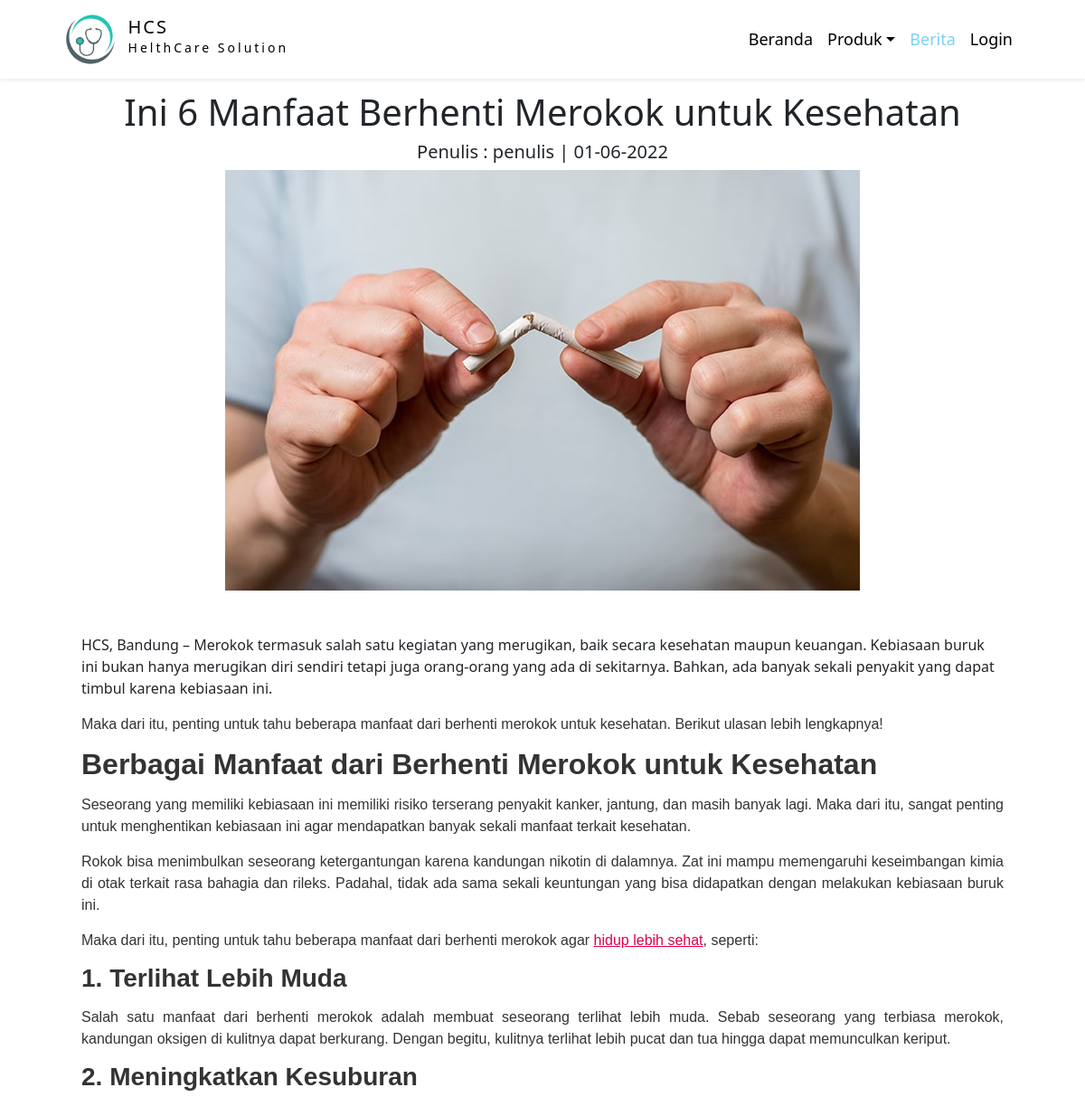
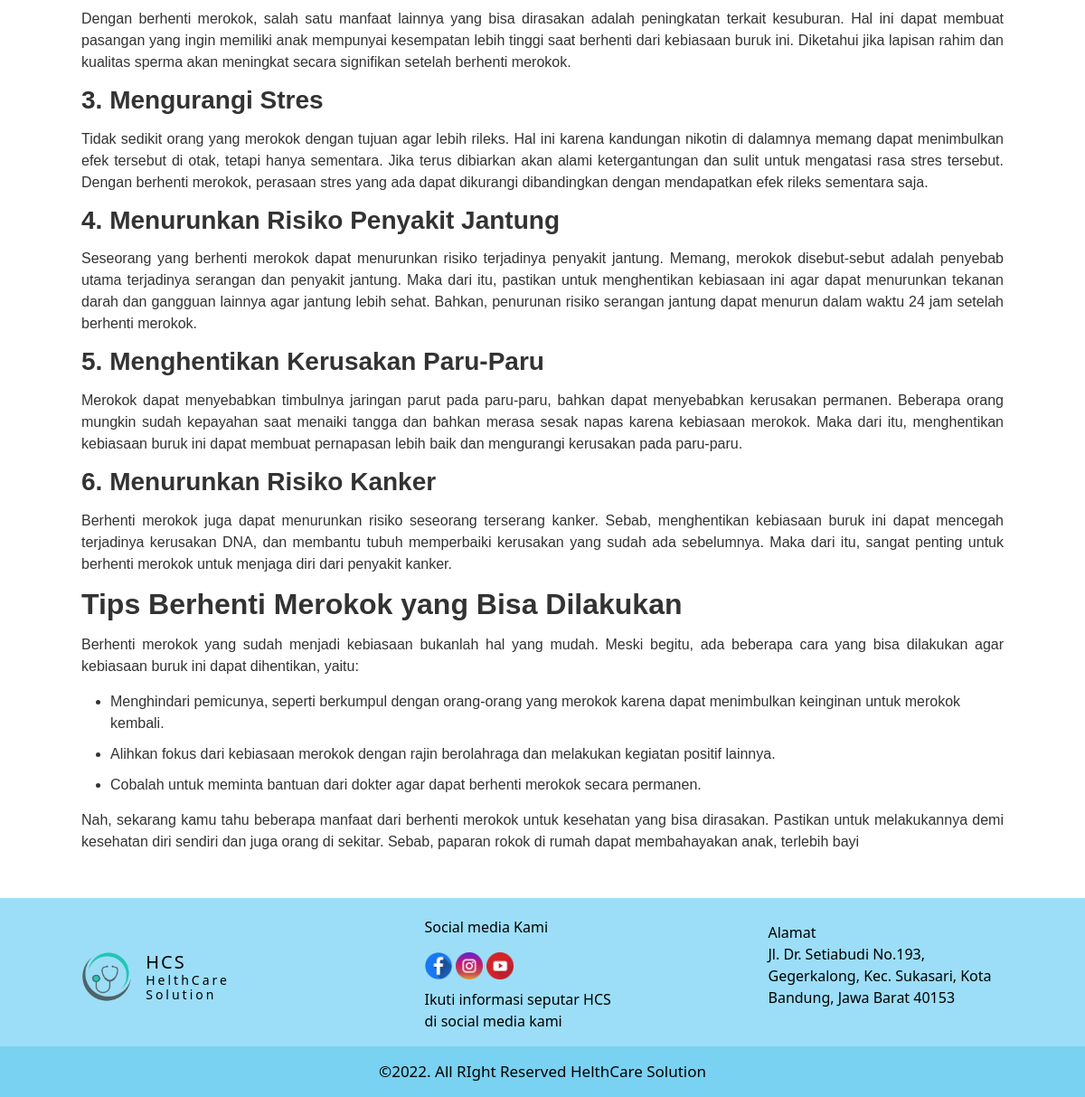
Screenshot of /detail-berita.php?id=8 with the database file from the repository (2 pictures, top to bottom).
### tables this page shows
CREATE TABLE `berita` (
  `id` int(11) NOT NULL,
  `judul` varchar(255) NOT NULL,
  `body` text NOT NULL,
  `gambar` varchar(255) NOT NULL,
  `tanggal_upload` varchar(255) NOT NULL,
  `penulis` varchar(255) NOT NULL
);

### function.php (called while the page is built, shortened)
<?php
$koneksi = mysqli_connect("localhost", "root", "", "hcs");
function query($query)
{
    global $koneksi;
    $result = mysqli_query($koneksi, $query);
    $rows = [];
    while ($row = mysqli_fetch_assoc($result)) {
        $rows[] = $row;
    }
    return $rows;
}

### detail-berita.php (the view, shortened to what this page needs)
<!doctype html>
<html lang="en">
<head>
    <link href="https://cdn.jsdelivr.net/npm/bootstrap@5.1.3/dist/css/bootstrap.min.css" rel="stylesheet">
    <link rel="stylesheet" href="style.css">
</head>
<body>
    <?php
    require 'function.php';
    $id = addslashes($_GET['id']);
    $artikel = query("select * from berita where id = $id");
    ?>
    <nav class="navbar navbar-expand-lg fixed-top navbar-light bg-white shadow-sm custom_navbar">
        <div class="container-fluid">
            <div class="row">
                <img src="assets/logo.png" alt="" class="nav-logo">
                <div class="col-8 ">
                    <div class="row">
                        <div class="col-20">
                            <h6 class="title">HCS</h6>
                        </div>
                        <div class="col-20  ">
                            <p class="sub">HelthCare Solution</p>
                        </div>
                    </div>
                </div>
            </div>
            <div class="collapse navbar-collapse" id="navbarSupportedContent">
                <ul class="navbar-nav ms-auto mb-2 mb-lg-0">
                    <li class="nav-item">
                        <a class="nav-link " aria-current="page" href="index.php">Beranda</a>
                    </li>
                    <li class="nav-item dropdown ">
                        <a class="nav-link dropdown-toggle" href="#" id="navbarDropdownMenuLink" role="button" data-bs-toggle="dropdown" aria-expanded="false">Produk</a>
                    </li>
                    <li class="nav-item">
                        <a class="nav-link active" aria-current="page" href="berita.php?halaman=1">Berita</a>
                    </li>
                    <?php
                    if (!isset($_SESSION['login']) or $_SESSION['role'] != 'users') {
                        echo "<li class='nav-item'>
                        <a class='nav-link ' aria-current='page' href='./login.php'>Login</a>
                    </li>";
                    }
                    ?>
                </ul>
            </div>
        </div>
    </nav>
    <div class="container">
    <div class="berita " style="padding-top: 100px;">
        <center>
            <h1><?= $artikel[0]['judul'] ?></h1>
        <h5>Penulis : <?= $artikel[0]['penulis'] ?> | <?= $artikel[0]['tanggal_upload'] ?></h5>
        <img src="assets/<?= $artikel[0]['gambar'] ?>" alt="" srcset="" style="max-width: 100%; height:100%" class="img-fluid">
        </center>
       <div class="m-5">
       <?= htmlspecialchars_decode($artikel[0]['body']) ?>
       </div>
    </div>
    </div>
    <footer>
        <div class="container">
            <div class="row">
                <div class="col-md-3 d-block m-auto " style="padding-top: 10px">
                    <div class="row">
                        <img src="assets/logo.png" alt="" class="nav-logo">
                        <div class="col-8 ">
                            <div class="row">
                                <div class="col-20">
                                    <h5>HCS</h5>
                                </div>
                                <div class="col-20  ">
                                    <h6>HelthCare Solution</h6>
                                </div>
                            </div>
                        </div>
                    </div>
                </div>
                <div class="col-md-3 d-block m-auto" style="padding-top: 20px">
                    <p>Social media Kami</p>
                    <ul>
                        <li><img src="assets/facebook.png" alt=""></li>
                        <li><img src="assets/instagram.png" alt=""></li>
                        <li><img src="assets/youtube.png" alt=""></li>
                    </ul>
                    <p style="margin-top: 10px;">Ikuti informasi seputar HCS<br>di social media kami</p>
                </div>
                <div class="col-md-3 d-block m-auto">
                    <p>Alamat<br>Jl. Dr. Setiabudi No.193, Gegerkalong, Kec. Sukasari, Kota Bandung, Jawa Barat 40153 </p>
                </div>
            </div>
        </div>
        <div class="copyright">
            <span>©2022. All RIght Reserved HelthCare Solution</span>
        </div>
    </footer>
</body>
</html>

### style.css (style rules this page uses)
.custom_navbar { padding-left: 5%; padding-right: 5%; background-color: white; }
.sub { color: #000; font-size: 14px; letter-spacing: 3px; margin-left: -5%; }
.title { margin-top: 5%; margin-bottom: 0%; margin-left: -5%; color: #000; font-size: 20px; letter-spacing: 2px; }
.nav-logo { width: 80px; object-fit: contain; }
.navbar-light .navbar-nav .nav-link { color: #000; }
nav .navbar-nav li a { color: #000; font-weight: 400; font-size: 18px !important; }
.active { color: #79D2F1 !important; font-weight: 400; font-size: 18px !important }
footer { margin-top: 50px; background-color: #9CDEF7; }
footer img { width: 30px; }
footer ul { list-style-type: none; margin: 0; padding: 0; }
footer li { display: inline; }
footer h5 { margin-top: 5%; margin-bottom: 0%; margin-left: -5%; color: #000; font-size: 20px; letter-spacing: 2px; }
footer h6 { color: #000; font-size: 14px; letter-spacing: 3px; margin-left: -5%; }
footer p { color: #000; font-size: 16px; font-weight: 500; }
.copyright { background-color: #79D2F1; padding: 15px 0 15px 0; text-align: center; }
.copyright span { color: #000; font-size: 17px; font-weight: 500; }

### rows the page displays
berita: judul "Ini 6 Manfaat Berhenti Merokok untuk Kesehatan", penulis "penulis", tanggal_upload "01-06-2022", gambar (picture), body "HCS, Bandung – Merokok termasuk salah satu kegiatan yang merugikan, baik secara kesehatan maupun keuangan. Kebiasaan buruk ini bukan hanya merugikan diri sendiri tetapi juga orang-orang yang ada di sekitarnya. Bahkan, ada banyak sekali penyakit yang dapat timbul karena kebiasaan ini. Maka dari itu, penting untuk tahu beberapa manfaat dari berhenti merokok untuk kesehatan. Berikut ulasan lebih lengkapnya! Berbagai Manfaat dari Berhenti Merokok untuk Kesehatan Seseorang yang memiliki kebiasaan ini memiliki risiko terserang penyakit kanker, jantung, dan masih banyak lagi. Maka dari itu, sangat penting untuk menghentikan kebiasaan ini agar mendapatkan banyak sekali manfaat terkait kesehatan.…"
